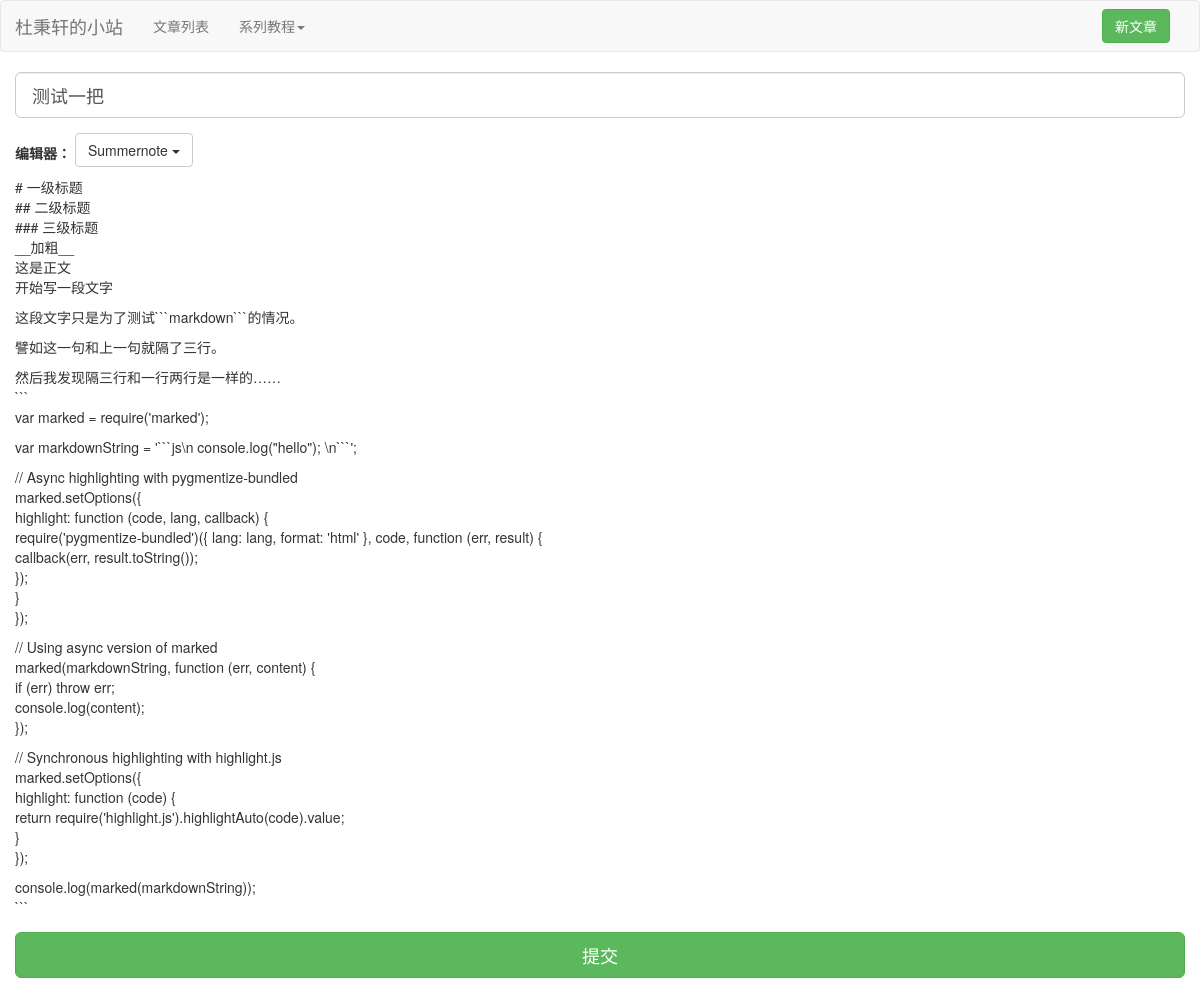
Screenshot of /article/edit/4/?editor=Summernote with the database file from the repository.
### website/models.py (models this page shows, shortened)
class Article(models.Model):
    title = models.CharField(max_length=100, null=True, verbose_name='标题')
    content = models.TextField(null=True, verbose_name='内容')
    tags = models.ManyToManyField('Tag', null=True, verbose_name='标签', related_name='tags')
    categories = models.ForeignKey('Category', null=True, verbose_name='分类', related_name='categories')
    publish_time = models.DateTimeField(auto_now_add=True, verbose_name='发布时间')
    modify_time = models.DateTimeField(auto_now=True, verbose_name='修改时间')
    editor = models.CharField(max_length=32, default='MD', verbose_name='编辑器')
    access_count = models.BigIntegerField(default=0, verbose_name='阅读量')

### website/views.py (the view)
# urls.py: url(r'^edit/(?P<article_id>[0-9]+)/$', views.article_edit_page, name='article_edit_page'),
def article_edit_page(request, article_id):
    editor = request.GET.get('editor', '')
    if article_id == '0':
        if not editor:
            editor = 'Summernote'
        return render(request, 'website/article_edit_page.html', {'article_id': 0, 'editor': editor})
    article = get_object_or_404(Article, pk=article_id)
    if not editor:
        editor = article.editor
    return render(request, 'website/article_edit_page.html', {'article': article, 'article_id': article.id,
                                                              'editor': editor})

### website/templates/website/article_edit_page.html (shortened to what this page needs)
{% extends 'website/base.html' %}
{% block body_content %}
    <div class="container">
        <form role="form" method="post" action="{% url 'article:edit_action' %}" id="article-form">
            <div class="row">
                <div class="form-group">
                    <input title="title" type="text" name="title" class="form-control input-lg"
                           value="{{ article.title|default_if_none:'' }}" id="article-title"
                           placeholder="文章标题">
                </div>
            </div>
            <div class="row">
                <div class="dropdown">
                    <label for="select-editor">编辑器：</label>
                    <button class="btn btn-default dropdown-toggle" href="#" id="select-editor"
                            data-toggle="dropdown" style="margin-bottom: 10px">
                        {{ editor }}
                        <span class="caret"></span>
                    </button>
                </div>
            </div>
            <div class="row">
                {% if editor == 'Summernote' %}
                    <div class="form-group" id="article-editor">
                        {{ article.content|safe|linebreaks|default_if_none:'' }}
                    </div>
                {% elif editor == 'Markdown' %}
                    <div class="form-group" id="article-editor">
                    <textarea title="content" name="content" class="form-control" style="resize: none;"
                              rows="20" placeholder="在这里编辑文章内容"
                              id="article-content">{{ article.content|default_if_none:'' }}</textarea>
                    </div>
                {% endif %}
            </div>
            <div class="row">
                <div class="form-group">
                    <button class="btn btn-success btn-lg btn-block" type="button" id="submit-btn">提交</button>
                </div>
            </div>
        </form>
    </div>
{% endblock %}

### rows the page displays
Article: title "测试一把", content "# 一级标题 ## 二级标题 ### 三级标题 __加粗__ 这是正文 开始写一段文字 这段文字只是为了测试```markdown```的情况。 譬如这一句和上一句就隔了三行。 然后我发现隔三行和一行两行是一样的…… ``` var marked = require('marked'); var markdownString = '```js\\n console.log(\"hello\"); \\n```'; // Async highlighting with pygmentize-bundled marked.setOptions({ highlight: function (code, lang, callback) { require('pygmentize-bundled')({ lang: lang, format: 'html' }, code, function (err, result) { callback(err, result.toString()); }); } }); // Using async version of marked marked(markdownString, function (err, content) { if (err) throw err; console.log(content); }); // Synchronous highlighting with highlight.js marked.setOptions({ highlight: function (code) { return…"

### other values shown
{{ editor }} "Summernote"
